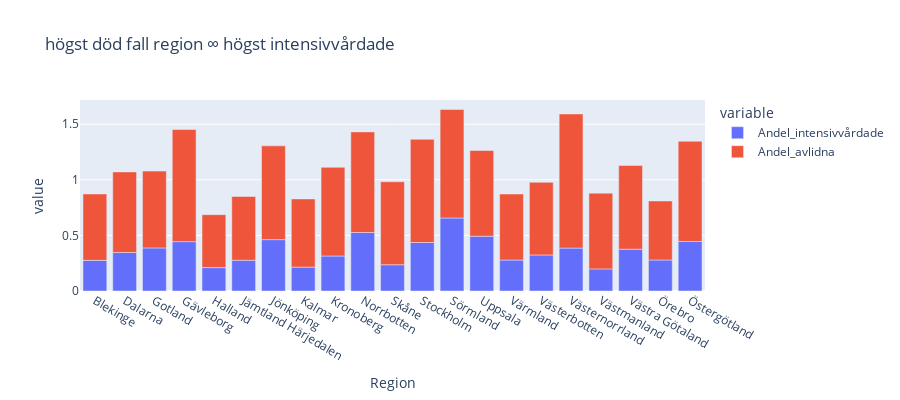

This figure's notebook cell:
### Code cell
region_data = {'Region': ['Blekinge','Dalarna', 'Gotland', 'Gävleborg', 
                          'Halland', 'Jämtland Härjedalen', 'Jönköping', 'Kalmar', 
                          'Kronoberg', 'Norrbotten', 'Skåne', 'Stockholm',
                          'Sörmland', 'Uppsala', 'Värmland', 'Västerbotten', 
                          'Västernorrland', 'Västmanland', 'Västra Götaland', 
                          'Örebro', 'Östergötland'],
                          'Totalt_antal_fall': [30829, 75091, 11874, 74803, 108822, 
                                                34347, 89662, 62810, 51460, 50755, 
                                                346727, 606611, 67918, 93746, 69277, 
                                                60186, 56224, 78438, 444278, 98929, 98793],
                                                'Fall_per_100000_inv': [19371.449951, 26098.780273, 19776.671875, 26020.503418, 32349.047119, 
                                                                        26197.373535, 24583.161133, 25537.878418, 25460.141602, 20327.326904, 
                                                                        24998.670410, 25391.749023, 22704.283447, 24194.380859, 24493.155029, 
                                                                        22047.432129, 22976.456543, 28326.636230, 25636.465332, 32379.776855, 
                                                                        21158.707031], 
                                                                        'Totalt_antal_intensivvårdade': [85, 260, 46, 332, 229, 95, 
                                                                                                         414, 135, 162, 267, 819, 
                                                                                                         2645, 446, 462, 193, 195, 
                                                                                                         217, 156, 1670, 276, 440], 
                                                                                                         'Totalt_antal_avlidna': [184, 544, 82, 754, 
                                                                                                                                  518, 197, 756, 385, 
                                                                                                                                  410, 459, 2587, 5626,
                                                                                                                                  662, 722, 411, 393, 
                                                                                                                                  678, 534, 3342, 525, 890]}
region_cases = pd.DataFrame(region_data)
# Räkna ut andelen döda samt andelen intensiv vårdade

region_cases['Andel_avlidna'] = region_cases['Totalt_antal_avlidna'] / region_cases['Totalt_antal_fall'] * 100

region_cases['Andel_intensivvårdade'] = region_cases['Totalt_antal_intensivvårdade'] / region_cases['Totalt_antal_fall'] * 100

#regionen med flest döda och intensivvårdade

region_death_cases = region_cases.loc[region_cases.groupby('Region')['Andel_avlidna'].idxmax()]
region_intensiv_cases_p = region_cases.loc[region_cases.groupby('Region')['Andel_intensivvårdade'].idxmax()]

fig_regn = px.bar(region_cases, x='Region', y= ['Andel_intensivvårdade', 'Andel_avlidna'], 
                  title='högst död fall region ∞ högst intensivvårdade',
                   labels={'värde': '%'},
                     height=400)

fig_regn.show()

### Figure 1 — Plotly figure (JSON) as saved in the notebook; plotly's stock layout.template omitted (floating-point values rounded to 4 significant figures)
{"data": [{"alignmentgroup": "True", "hovertemplate": "variable=Andel_intensivvårdade<br>Region=%{x}<br>value=%{y}<extra></extra>", "legendgroup": "Andel_intensivvårdade", "marker": {"color": "#636efa", "pattern": {"shape": ""}}, "name": "Andel_intensivvårdade", "offsetgroup": "Andel_intensivvårdade", "orientation": "v", "showlegend": true, "textposition": "auto", "type": "bar", "x": ["Blekinge", "Dalarna", "Gotland", "Gävleborg", "Halland", "Jämtland Härjedalen", "Jönköping", "Kalmar", "Kronoberg", "Norrbotten", "Skåne", "Stockholm", "Sörmland", "Uppsala", "Värmland", "Västerbotten", "Västernorrland", "Västmanland", "Västra Götaland", "Örebro", "Östergötland"], "xaxis": "x", "y": [0.2757, 0.3462, 0.3874, 0.4438, 0.2104, 0.2766, 0.4617, 0.2149, 0.3148, 0.5261, 0.2362, 0.436, 0.6567, 0.4928, 0.2786, 0.324, 0.386, 0.1989, 0.3759, 0.279, 0.4454], "yaxis": "y"}, {"alignmentgroup": "True", "hovertemplate": "variable=Andel_avlidna<br>Region=%{x}<br>value=%{y}<extra></extra>", "legendgroup": "Andel_avlidna", "marker": {"color": "#EF553B", "pattern": {"shape": ""}}, "name": "Andel_avlidna", "offsetgroup": "Andel_avlidna", "orientation": "v", "showlegend": true, "textposition": "auto", "type": "bar", "x": ["Blekinge", "Dalarna", "Gotland", "Gävleborg", "Halland", "Jämtland Härjedalen", "Jönköping", "Kalmar", "Kronoberg", "Norrbotten", "Skåne", "Stockholm", "Sörmland", "Uppsala", "Värmland", "Västerbotten", "Västernorrland", "Västmanland", "Västra Götaland", "Örebro", "Östergötland"], "xaxis": "x", "y": [0.5968, 0.7245, 0.6906, 1.008, 0.476, 0.5736, 0.8432, 0.613, 0.7967, 0.9043, 0.7461, 0.9274, 0.9747, 0.7702, 0.5933, 0.653, 1.206, 0.6808, 0.7522, 0.5307, 0.9009], "yaxis": "y"}], "layout": {"barmode": "relative", "height": 400, "legend": {"title": {"text": "variable"}, "tracegroupgap": 0}, "title": {"text": "högst död fall region ∞ högst intensivvårdade"}, "xaxis": {"anchor": "y", "domain": [0, 1], "title": {"text": "Region"}}, "yaxis": {"anchor": "x", "domain": [0, 1], "title": {"text": "value"}}}}
